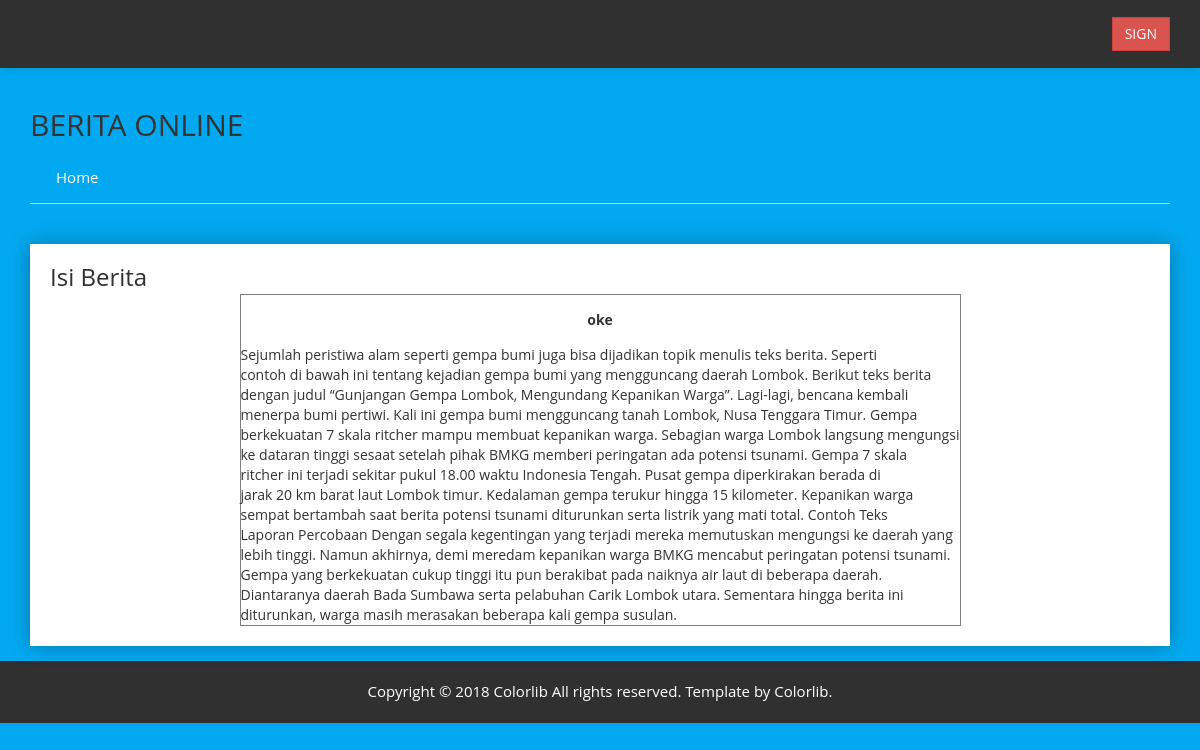
The page /home/selanjutnya?id=66 on the database as committed earlier.
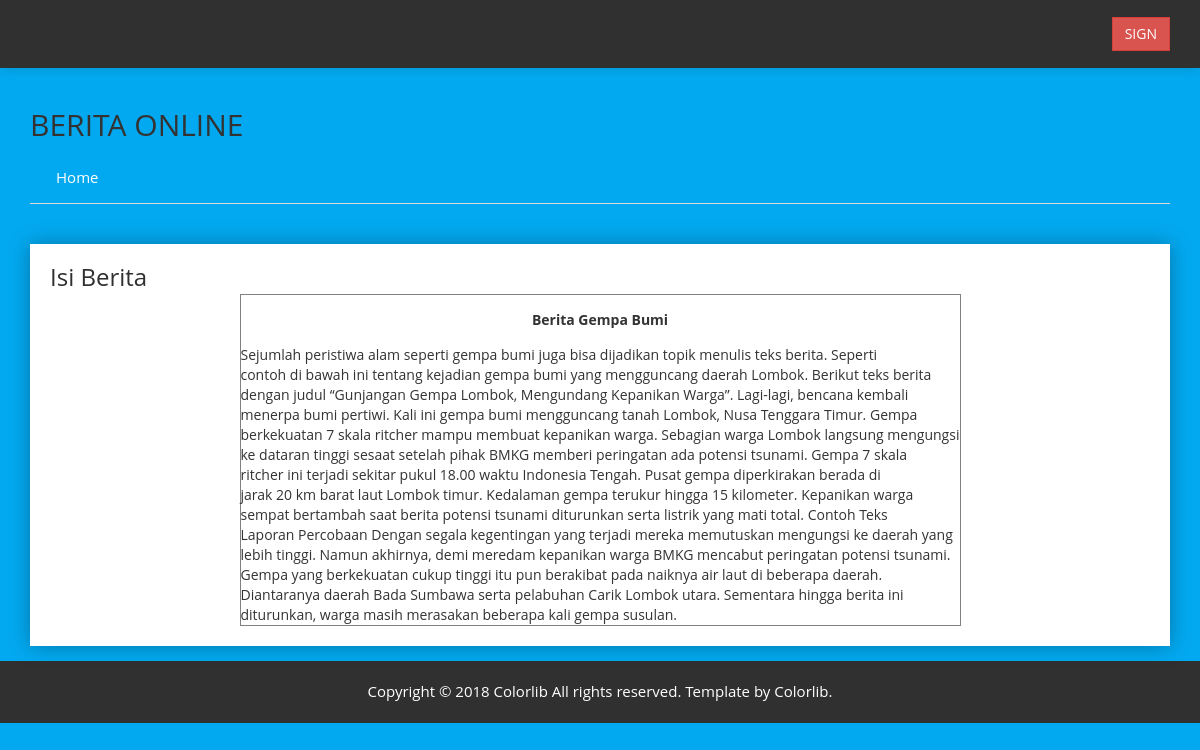
The same page on the database as committed later.
### tables this page shows
CREATE TABLE `berita` (
  `id` int(50) UNSIGNED NOT NULL,
  `idKategori` int(50) NOT NULL,
  `idLogin` int(50) NOT NULL,
  `judul_berita` varchar(255) NOT NULL,
  `isi_berita` text NOT NULL,
  `jml_baca` int(50) NOT NULL
);

### application/controllers/home.php (called while the page is built, shortened)
<?php
class home extends CI_Controller {
  function __construct(){
		$this->load->model('m_berita');
		$this->load->helper('url');
	}
	public function selanjutnya()
	{
		$data['id'] = $this->input->get('id');
		$data['query'] = $this->m_berita->tampil_data($data['id']);
		$data['data'] = $this->m_berita->jumlah_baca($data['id']);
		$this->load->view('home', $data);
		$this->load->view('home/lanjutBaca2', $data);
		$this->load->view('footer', $data);
	}
}
?>

### index.php (called while the page is built, shortened)
<?php
require_once BASEPATH.'core/CodeIgniter.php';

### application/models/m_berita.php (called while the page is built, shortened)
<?php
class M_berita extends CI_Model{
	function tampil_data($id){
		return $this->db->query("SELECT * FROM berita
            WHERE id=".$id."");
	}
}
?>

### application/views/home/lanjutBaca2.php (the view, shortened to what this page needs)
<div class="inbox-mailbox-area mg-b-40">
        <div class="container">
            <div class="row">
                <div class="col-lg-12">
                    <div class="row">
                        <div class="col-lg-12">
                            <div class="tab-content">
                                <div id="composemail" class="tab-pane fade in animated zoomInDown shadow-reset custom-inbox-message active">
                                    <div class="view-mail-wrap">
                                        <div class="mail-title">
                                            <h2>Isi Berita</h2>
                                        </div>
<center><table border="black"  >
	<tbody>
	<?php
	foreach($query->result() as $row){
		$str=$row->isi_berita;
        $s= wordwrap($str,100,"<br>\n");
	echo "<tr ><td >
	<p></p>
		<center><b>$row->judul_berita</b></center>
		<p></p>
		$s </td>
	 </tr>";
	}
	?>
</table> </center>
</div>
                            </div>
                        </div>
                    </div>
                </div>
            </div>
        </div>
    </div>

Rows that differ between the two databases and show on the page:
changed berita: judul_berita "oke" → "Berita Gempa Bumi"
